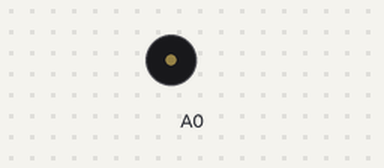
Simulated run of this sketch. Board: Arduino Uno, built with avr-gcc and run on an emulated ATmega328P. Shown: buzzer (waves = sounding).

Above: at 0.03 s.
At 0.6 s:
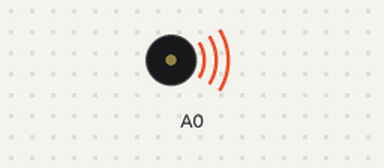
Timing chart, 0 to 12.0 s (numbered marks = the images above):
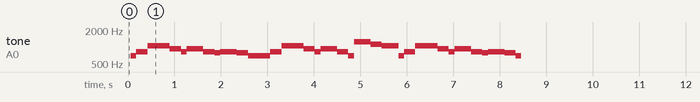

The sketch:

libRTTTL_Tunes.ino
```cpp
#include "libRTTTL_Tunes.h"

// Määritetään buzzerin pinni Arduinoille
// Define buzzer pin
libRTTTL_Tunes player(A0);

// Store data in flash (program) memory
const char s0[] PROGMEM = "JamesBond:d=4,o=5,b=80:32p,16c#6,32d#6,32d#6,16d#6,8d#6,16c#6,16c#6,16c#6,16c#6,32e6,32e6,16e6,8e6,16d#6,16d#6,16d#6,16c#6,32d#6,32d#6,16d#6,8d#6,16c#6,16c#6,16c#6,16c#6,32e6,32e6,16e6,8e6,16d#6,16d6,16c#6,16c#7,c.7,16g#6,16f#6,g#.6";
const char s1[] PROGMEM = "PrinceIgor:d=32,o=6,b=40:16c,16c,4g,f,g,16d#,d,c,d,d#,4f,16g,16f,d#,d,16g5,16g5,4c,d#,f,16d#,d,c,d,c,8a#.5";
const char s2[] PROGMEM = "Halloween:d=4,o=5,b=180:32p,8d6,8g,8g,8d6,8g,8g,8d6,8g,8d#6,8g,8d6,8g,8g,8d6,8g,8g,8d6,8g,8d#6,8g,8c#6,8f#,8f#,8c#6,8f#,8f#,8c#6,8f#,8d6,8f#,8c#6,8f#,8f#,8c#6,8f#,8f#,8c#6,8f#,8d6,8f#";
const char s3[] PROGMEM = "KnightRider:d=4,o=5,b=125:16e,16p,16f,16e,16e,16p,16e,16e,16f,16e,16e,16e,16d#,16e,16e,16e,16e,16p,16f,16e,16e,16p,16f,16e,16f,16e,16e,16e,16d#,16e,16e,16e,16d,16p,16e,16d,16d,16p,16e,16d,16e,16d,16d,16d,16c,16d,16d,16d,16d,16p,16e,16d,16d,16p,16e,16d,16e,16d,16d,16d,16c,16d,16d,16d";
const char s4[] PROGMEM = "TopGun:d=4,o=4,b=31:32p,16c#,16g#,16g#,32f#,32f,32f#,32f,16d#,16d#,32c#,32d#,16f,32d#,32f,16f#,32f,32c#,16f,d#,16c#,16g#,16g#,32f#,32f,32f#,32f,16d#,16d#,32c#,32d#,16f,32d#,32f,16f#,32f,32c#,g#";
const char s5[] PROGMEM = "Dallas:d=4,o=6,b=50:32p,32b.5,8c,32g.5,8g,32c.,16e.,32d.,32e.,16c.,16g.5,16c.,16a.,16g.,32e.,32f.,g,16g.5,16c.,16a.,16g.,32e.,32f.,16g.,32d.,32e.,16c.,16g.5,16c.,32e.,32f.,8d,32g.,g";
const char s6[] PROGMEM = "MenBehaving:d=8,o=5,b=125:32p,16f,g#,4c6,a#,16g#,a#.,g#,16g,g#.,g,f.,16f,g#,4c6,a#,16g#,a#.,g#,16f,d#.6,c#6,c.6,16f,g#,4c6,a#,16g#,a#.,g#,16g,g#.,g,16f";

char buffer[512];    // make sure this is large enough for the largest string it must hold


void setup() {

}

void loop() {

  // Soittaa kappaleen 10 sekunnin välein
  // Repeat the song every 10 seconds
  strcpy_P(buffer, (char*)s6);    // Copy song from progmem to buffer
  player.play_RTTTL(buffer);
  delay(10000);
}
```

libRTTTL_Tunes.cpp
```cpp
/*
 *
 *  libRTTTL_Tunes.cpp
 *
 *  Kirjasto libRTTTL_Tunes on luotu seuraavien tietojen ja koodien perusteella:
 *  The libRTTTL_Tunes library was made based on the following data and code:
 *
 *        https://www.instructables.com/id/RTTL-Tunes-on-arduino/
 *
 *        // A fun sketch to demonstrate the use of the tone() function written by Brett Hagman.
 *
 *        // This plays RTTTL (RingTone Text Transfer Language) songs using the
 *        // now built-in tone() command in Wiring and Arduino.
 *        // Written by Brett Hagman
 *        // http://www.roguerobotics.com/
 *
 *        // To play the output on a small speaker (i.e. 8 Ohms or higher), simply use
 *        // a 1K Ohm resistor from the output pin to the speaker, and connect the other
 *        // side of the speaker to ground.
 *
 */

#include <Arduino.h>
#include "libRTTTL_Tunes.h"

#define OCTAVE_OFFSET 0

// These values can also be found as constants in the Tone library (Tone.h)
int notes[] = { 0,
262, 277, 294, 311, 330, 349, 370, 392, 415, 440, 466, 494,
523, 554, 587, 622, 659, 698, 740, 784, 831, 880, 932, 988,
1047, 1109, 1175, 1245, 1319, 1397, 1480, 1568, 1661, 1760, 1865, 1976,
2093, 2217, 2349, 2489, 2637, 2794, 2960, 3136, 3322, 3520, 3729, 3951
};

#define isdigit(n) (n >= '0' && n <= '9')


libRTTTL_Tunes::libRTTTL_Tunes(int tonePin) {

	_tonePin 	=	tonePin;
}

void libRTTTL_Tunes::play_RTTTL(char *p) {
	// Absolutely no error checking in here

	byte default_dur = 4;
	byte default_oct = 6;
	int bpm = 63;
	int num;
	long wholenote;
	long duration;
	byte note;
	byte scale;

	// format: d=N,o=N,b=NNN:
	// find the start (skip name, etc)

	while(*p != ':') p++;    // ignore name
	p++;                     // skip ':'

	// get default duration
	if(*p == 'd')
	{
		p++; p++;              // skip "d="
		num = 0;
		while(isdigit(*p))
		{
			num = (num * 10) + (*p++ - '0');
 		}
		if(num > 0) default_dur = num;
		p++;                   // skip comma
	}

	// Serial.print("ddur: "); Serial.println(default_dur, 10);

	// get default octave
	if(*p == 'o')
		{
		p++; p++;              // skip "o="
		num = *p++ - '0';
		if(num >= 3 && num <=7) default_oct = num;
		p++;                   // skip comma
	}

	// Serial.print("doct: "); Serial.println(default_oct, 10);

	// get BPM
	if(*p == 'b')
	{
		p++; p++;              // skip "b="
		num = 0;
		while(isdigit(*p))
		{
			num = (num * 10) + (*p++ - '0');
		}
		bpm = num;
		p++;                   // skip colon
	}

	// Serial.print("bpm: "); Serial.println(bpm, 10);

	// BPM usually expresses the number of quarter notes per minute
	wholenote = (60 * 1000L / bpm) * 4;  // this is the time for whole note (in milliseconds)

	// Serial.print("wn: "); Serial.println(wholenote, 10);


	// now begin note loop
	while(*p)
	{
		// first, get note duration, if available
		num = 0;
		while(isdigit(*p))
		{
			num = (num * 10) + (*p++ - '0');
		}

		if(num) duration = wholenote / num;
		else duration = wholenote / default_dur;  // we will need to check if we are a dotted note after

		// now get the note
		note = 0;

		switch(*p)
		{
			case 'c':
				note = 1;
				break;
			case 'd':
				note = 3;
				break;
			case 'e':
				note = 5;
				break;
			case 'f':
				note = 6;
				break;
			case 'g':
				note = 8;
				break;
			case 'a':
				note = 10;
				break;
			case 'b':
				note = 12;
				break;
			case 'p':
			default:
				note = 0;
		}
		p++;

		// now, get optional '#' sharp
		if(*p == '#')
		{
			note++;
			p++;
		}

		// now, get optional '.' dotted note
		if(*p == '.')
		{
			duration += duration/2;
			p++;
		}

		// now, get scale
		if(isdigit(*p))
		{
			scale = *p - '0';
			p++;
		}
		else
		{
			scale = default_oct;
		}

		scale += OCTAVE_OFFSET;

		if(*p == ',')
			p++;       // skip comma for next note (or we may be at the end)

		// now play the note

		if(note)
		{
			/*
			Serial.print("Playing: ");
			Serial.print(scale, 10); Serial.print(' ');
			Serial.print(note, 10); Serial.print(" (");
			Serial.print(notes[(scale - 4) * 12 + note], 10);
			Serial.print(") ");
			Serial.println(duration, 10);
			*/
			tone(_tonePin, notes[(scale - 4) * 12 + note]);
			delay(duration);
			noTone(_tonePin);
		}
		else
		{
			/*
			Serial.print("Pausing: ");
			Serial.println(duration, 10);
			*/
			delay(duration);
		}
	}
}
```

libRTTTL_Tunes.h
```cpp
/*
 *
 *  LibRTTTL_Tunes.h
 *
 *  Kirjasto libRTTTL_Tunes on luotu seuraavien tietojen ja koodien perusteella:
 *  The libRTTTL_Tunes library was made based on the following data and code:
 *
 *        https://www.instructables.com/id/RTTL-Tunes-on-arduino/
 *
 *        // A fun sketch to demonstrate the use of the tone() function written by Brett Hagman.
 *
 *        // This plays RTTTL (RingTone Text Transfer Language) songs using the
 *        // now built-in tone() command in Wiring and Arduino.
 *        // Written by Brett Hagman
 *        // http://www.roguerobotics.com/
 *
 *        // To play the output on a small speaker (i.e. 8 Ohms or higher), simply use
 *        // a 1K Ohm resistor from the output pin to the speaker, and connect the other
 *        // side of the speaker to ground.
 *
 */

#ifndef libRTTTL_Tunes_h
#define libRTTTL_Tunes_h

#include <Arduino.h>

class libRTTTL_Tunes {

	public:

    	libRTTTL_Tunes(int);

    	void play_RTTTL(char *p);

	private:

		int _tonePin;
};

#endif
```

Measured:
- by itself, tone on A0: plays 698 Hz for 0.12 s, 831 Hz for 0.24 s, 1047 Hz for 0.48 s, 932 Hz for 0.24 s, 831 Hz for 0.12 s, 932 Hz for 0.36 s … (227 notes in this stretch)
